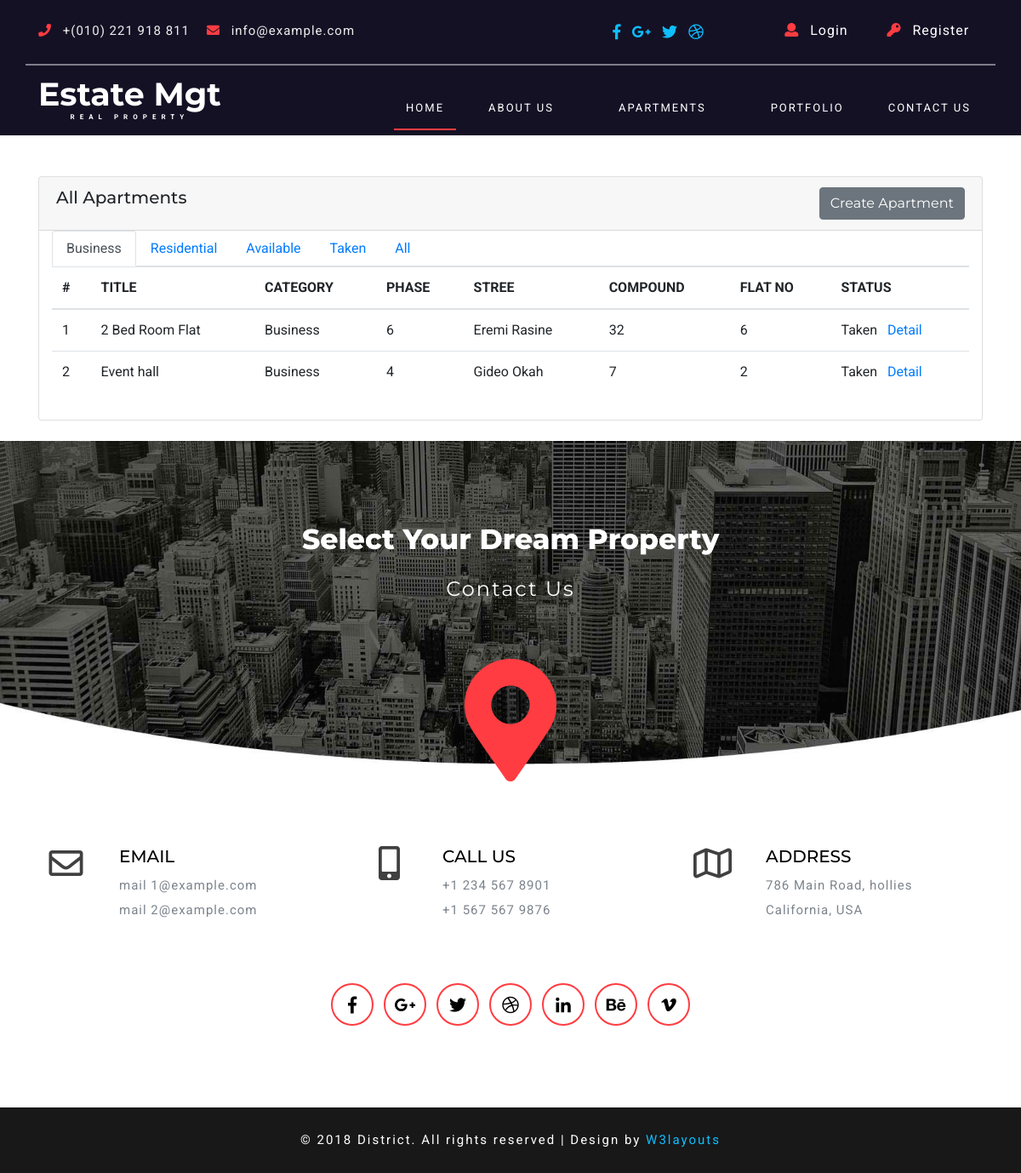
Screenshot of /apartments/apartment_list/ with the database file from the repository.
### apartments/models.py (models this page shows, shortened)
class Apartment(models.Model):
    apartment_category = models.CharField(
        max_length=15, choices=ApartmentCategory)
    apartment_type = models.ForeignKey(ApartmentType, on_delete=models.CASCADE)
    price = models.DecimalField(
        decimal_places=2, default='00.00', max_digits=20)
    phase = models.IntegerField()
    street = models.ForeignKey(Street, on_delete=models.CASCADE)
    compound = models.CharField(max_length=100)
    flat_number = models.IntegerField()
    status = models.CharField(
        max_length=15, choices=ApartmentStatus, default='free')
    date_created = models.DateTimeField(auto_now_add=True)
    created_by = models.ForeignKey(User, on_delete=models.CASCADE)

class ApartmentType(models.Model):
    title = models.CharField(max_length=100, unique=True)
    description = models.TextField(blank=True, null=True)
    date_created = models.DateTimeField(auto_now_add=True)
    created_by = models.ForeignKey(User, on_delete=models.CASCADE)

class Street(models.Model):
    title = models.CharField(max_length=225)
    date_created = models.DateTimeField(auto_now_add=True)
    created_by = models.ForeignKey(User, on_delete=models.CASCADE)

### apartments/views.py (the view)
# urls.py: path('apartment_list/', apartment_list_view, name='apartment_list'),
def apartment_list_view(request):
    apartments = Apartment.objects.all()
    residential_apartments = Apartment.objects.filter(
        apartment_category='residential')
    business_apartments = Apartment.objects.filter(
        apartment_category='business')
    available = Apartment.objects.filter(status='free')
    taken = Apartment.objects.filter(status='taken')
    types = ApartmentType.objects.all()
    streets = Street.objects.all()
    context = {'apartments': apartments, "residential_apartments": residential_apartments,
               "business_apartments": business_apartments, "available": available, "taken": taken,
               "types": types, "streets": streets}
    return render(request, 'apartments/apartment_list.html', context)

### templates/apartments/apartment_list.html (shortened to what this page needs)
{% extends 'base.html' %}
{% block content %}
 <br>
<div class="container">
    <div class="row">
        <div class="col-xl-12">
            <div class="card">
                <div class="card-header">
                    <h5>All Apartments
                        <span style="float: right; font-size: small;">
                            <a href="" data-toggle="modal" data-target="#create_apartment">
                                <button class="btn btn-secondary">Create Apartment</button>
                            </a>
                        </span>
                    </h5>
                </div>
                <div class="table table-responsive">
                <div class="card-block table-border-style">
                    <div class="col-xl-12 col-md-12 m-b-30">
                        <ul class="nav nav-tabs" id="myTab" role="tablist">
                            <li class="nav-item">
                                <a class="nav-link active show" id="business-tab" data-toggle="tab"
                                    href="#business" role="tab" aria-controls="business" aria-selected="false">Business</a>
                            </li>
                            <li class="nav-item">
                                <a class="nav-link" id="residential-tab" data-toggle="tab" href="#residential" role="tab"
                                    aria-controls="residential" aria-selected="false">Residential</a>
                            </li>
                            <li class="nav-item">
                                <a class="nav-link" id="available-tab" data-toggle="tab" href="#available"
                                    role="tab" aria-controls="available" aria-selected="false">Available</a>
                            </li>
                            <li class="nav-item">
                                <a class="nav-link" id="taken-tab" data-toggle="tab" href="#taken"
                                    role="tab" aria-controls="taken" aria-selected="false">Taken</a>
                            </li>
                            <li class="nav-item">
                                <a class="nav-link" id="all-tab" data-toggle="tab" href="#all"
                                    role="tab" aria-controls="all" aria-selected="false">All</a>
                            </li>
                        </ul>
                        <div class="tab-content" id="myTabContent">
                            <div class="tab-pane fade active show" id="business" role="tabpanel"
                                    aria-labelledby="business-tab">
                                <table class="table table-hover">
                                    {% include 'apartments/snippets/apartment_list_template.html' with instances=business_apartments %}
                                </table>
                            </div>
                        </div>
                    </div>
                </div>
                </div>
            </div>
        </div>
    </div>
</div>
<br>
{% endblock %}

### templates/apartments/snippets/apartment_list_template.html (shortened to what this page needs)
        <thead>
            <tr>
                <th>#</th>
                <th>TITLE</th>
                <th>CATEGORY</th>
                <th>PHASE</th>
                <th>STREE</th>
                <th>COMPOUND</th>
                <th>FLAT NO</th>
                <th>STATUS</th>
            </tr>
        </thead>
        <tbody>
            {% for instance in instances %}
            <tr>
                <td>{{ forloop.counter }}</td>
                <td>{{instance.apartment_type.title}}</td>
                <td>{{instance.apartment_category|capfirst}}</td>
                <td>{{instance.phase}}</td>
                <td>{{instance.street.title}}</td>
                <td>{{instance.compound}}</td>
                <td>{{instance.flat_number}}</td>
                <td>
                    {{instance.status|capfirst}} &nbsp;
                    <a href="{% url 'apartment_detail' instance.id %}">Detail</a>
                </td>
            </tr>
            {% endfor %}
        </tbody>

### static/css/style.css (style rules this page uses)
body { padding: 0; margin: 0; background: #fff; font-family: "Roboto", sans-serif; }
body a { transition: 0.5s all; -webkit-transition: 0.5s all; -moz-transition: 0.5s all; -o-transition: 0.5s all; -ms-transition: 0.5s all; text-decoration: none; }
h1, h2, h3, h4, h5, h6 { margin: 0; padding: 0; font-family: "Montserrat", sans-serif; }
ul, ol { margin: 0; padding: 0; }

### rows the page displays
Apartment: apartment_type "2 Bed Room Flat", apartment_category "Business", phase "6", street "Eremi Rasine", compound "32", flat_number "6", status "Taken"
Apartment: apartment_type "Event hall", apartment_category "Business", phase "4", street "Gideo Okah", compound "7", flat_number "2", status "Taken"
